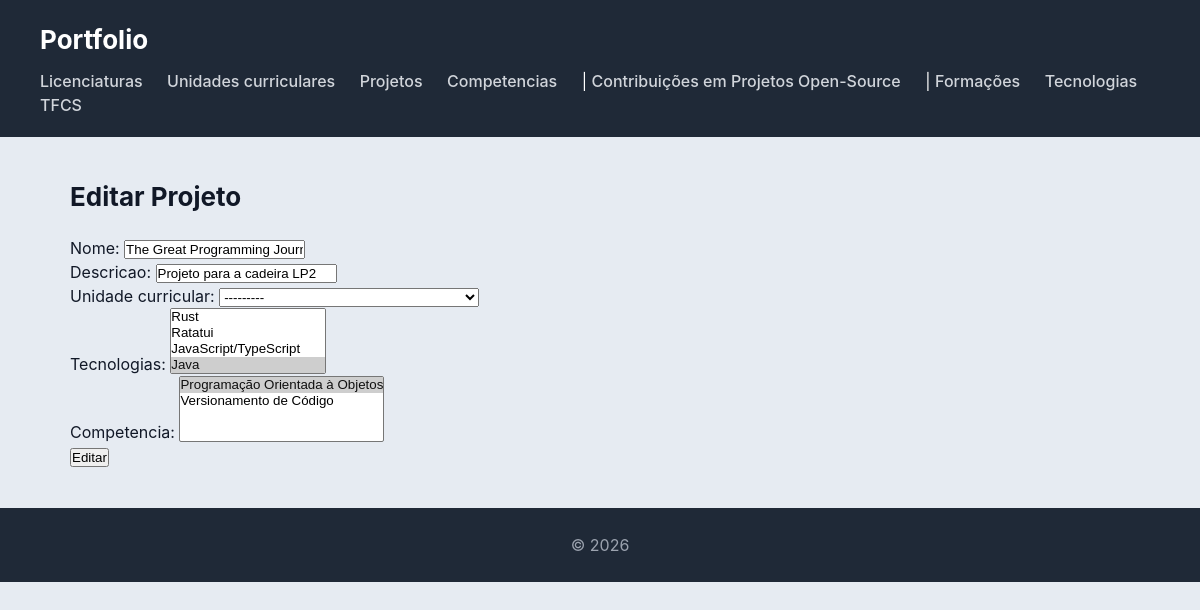
The app's page /projetos/editar/1, older data.
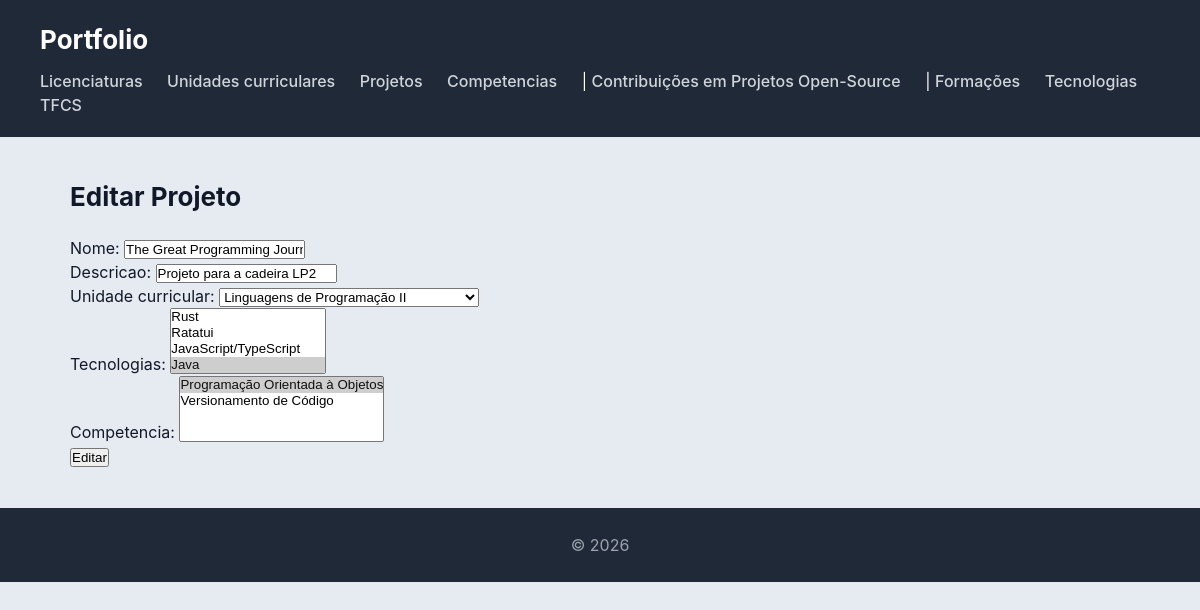
The same page, newer data.
### portfolio/models.py (models this page shows, shortened)
class Projeto(models.Model):
    nome = models.CharField(max_length=100)
    descricao = models.CharField(max_length=250)
    unidade_curricular = models.ForeignKey('UC', on_delete=models.DO_NOTHING, null=True)
    tecnologias = models.ManyToManyField(Tecnologia)
    competencia = models.ManyToManyField(Competencia, related_name='projeto')

class UC(models.Model):
    nome = models.CharField(max_length=100)
    abreviatura = models.CharField(max_length=5)
    semestre = models.CharField(max_length=1)
    ano =models.IntegerField()
    licenciatura = models.ForeignKey(Licenciatura, on_delete=models.CASCADE)
    def __str__(self):
        return self.nome

class Tecnologia(models.Model):
    nome = models.CharField(max_length=100)
    areas = models.CharField(max_length=100)
    descricao = models.CharField(max_length=250)
    unidade_curriculares = models.ManyToManyField(UC, related_name='tecnologias_usadas')
    def __str__(self):
        return self.nome

### portfolio/views.py (the view)
# urls.py: path('projetos/editar/<int:id>', views.editar_projeto_view, name="editar_projeto"),
def editar_projeto_view(request, id):
    projeto = Projeto.objects.get(id=id)
    if request.POST:
        form = ProjetoForm(request.POST or None, instance=projeto)
        if form.is_valid():
            form.save()
            return redirect('projetos')
    else:
        form = ProjetoForm(instance=projeto)
    context = {'form': form, 'projeto': projeto}
    return render(request, 'portfolio/edita_projeto.html', context)

### portfolio/forms.py
class ProjetoForm(forms.ModelForm):
    class Meta:
        model = Projeto
        fields = '__all__'

### portfolio/models.py (called while the page is built)
    def __str__(self):
        return self.nome

### portfolio/templates/portfolio/edita_projeto.html (shortened to what this page needs)
{% extends "portfolio/base.html" %}
{% block content %}
    <h2>Editar Projeto</h2>
    <form action="" method="post">
        <table>
            {{ form.as_p }}
        </table>
        <input type="submit" value="Editar">
    </form>
{% endblock %}

Row changes from the older to the newer data that the page shows:
changed Projeto "Projeto para a cadeira LP2": unidade_curricular "---------" → "Linguagens de Programação II"
